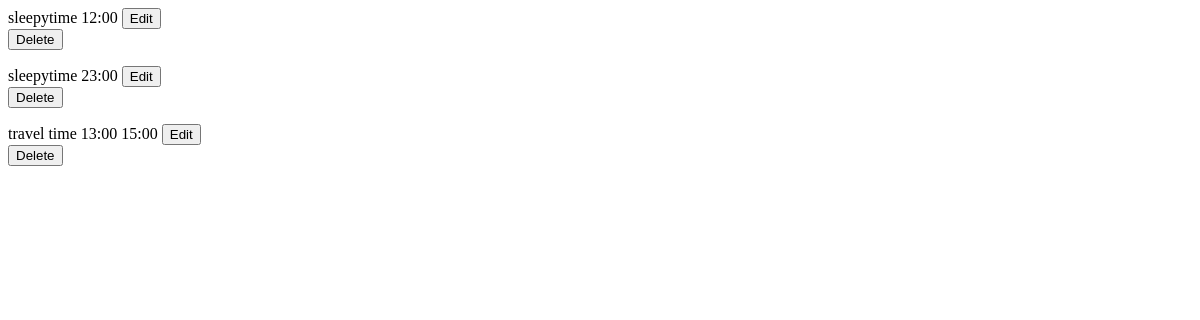
Before: /personalpreference with the older database file.
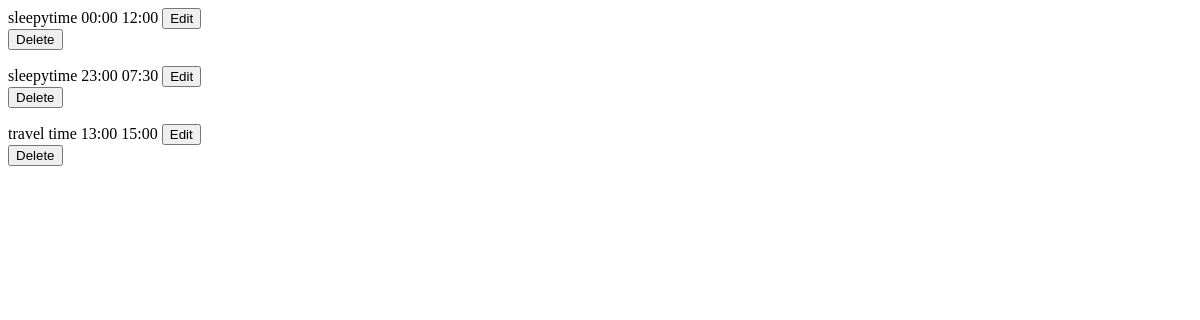
After: the same page with the newer database file.
### playground/models.py (models this page shows)
class PersonalPreference(models.Model):
    name = models.CharField(max_length=50)
    start_time = models.TimeField()
    end_time = models.TimeField()

### playground/views.py (the view)
# urls.py: path('personalpreference', views.personalpreference_list, name='personalpreference_list'),#Appointment
def personalpreference_list(request):
    return render(request, 'personalpreference_list.html', {
        'personalpreference_list': PersonalPreference.objects.all(),  # Update the key to 'personalpreferences_list'
    })

### playground/templates/personalpreference_list.html (shortened to what this page needs)
{% for personalpreference in personalpreference_list %}
<tr id="personalpreference-{{ personalpreference.pk }}" class="personalpreference-row">
  <td>{{ personalpreference.name }}</td>
  <td>{{ personalpreference.start_time|time:"H:i" }}</td>
  <td>{{ personalpreference.end_time|time:"H:i"}}</td>
  <td>
    <button class="btn btn-primary btn-sm" hx-get="{% url 'edit_personalpreference' pk=personalpreference.pk %}" hx-target="#dialog">Edit</button>
  </td>
  <td>
    <form hx-post="{% url 'remove_personalpreference' pk=personalpreference.id %}" hx-swap="outerHTML" hx-target="#personalpreference-{{ personalpreference.id }}">
        <button type="submit" class="btn btn-danger btn-sm">Delete</button>
    </form>
</td>
</tr>
{% endfor %}

Changed rows visible on the page:
changed PersonalPreference (number 1 of 3 on the later page): start_time (not shown) → "00:00"
changed PersonalPreference (number 2 of 3 on the later page): end_time (not shown) → "07:30"
